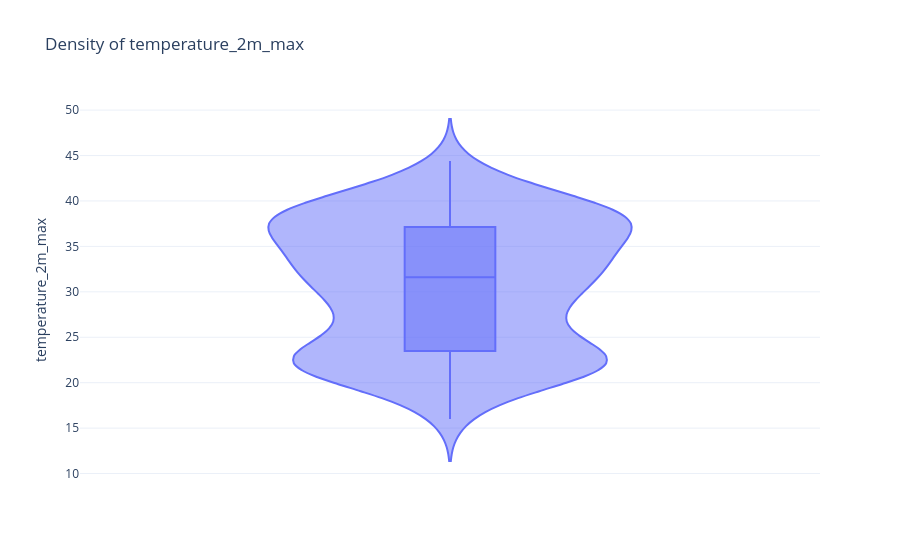
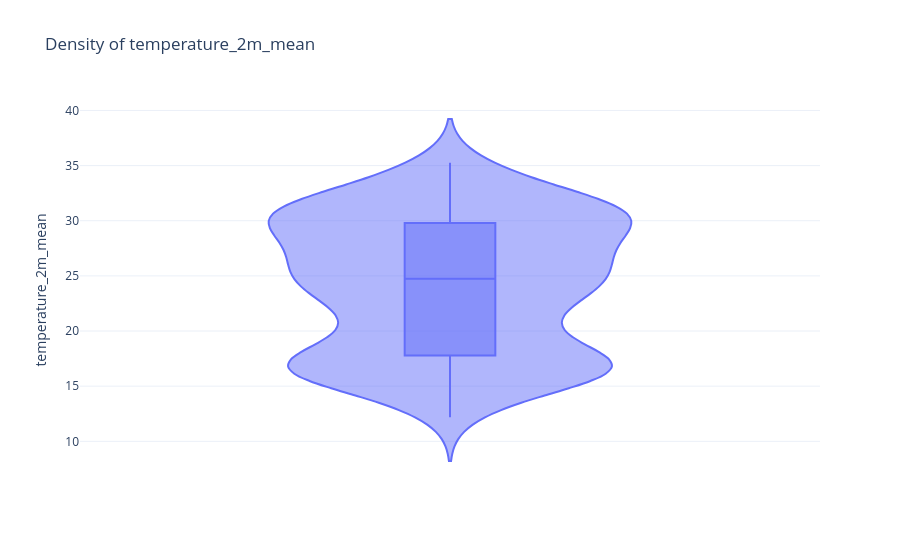
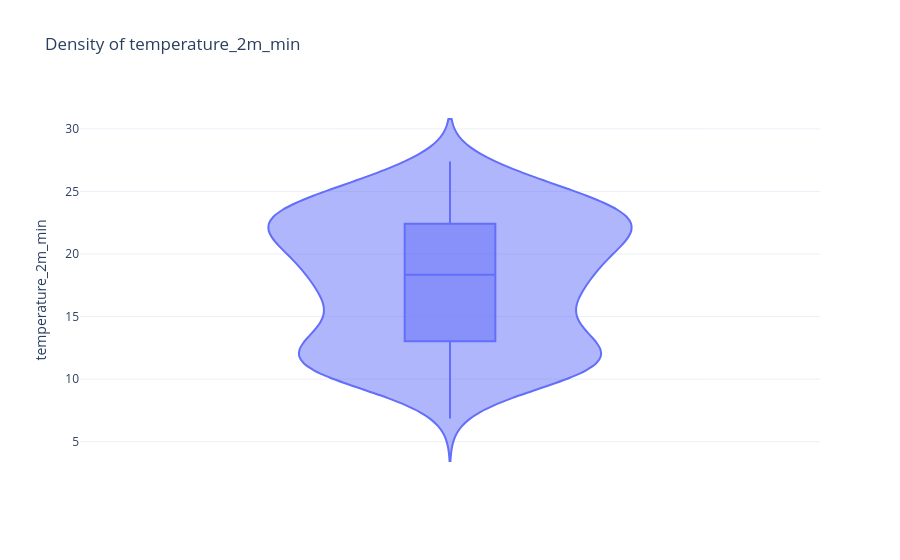
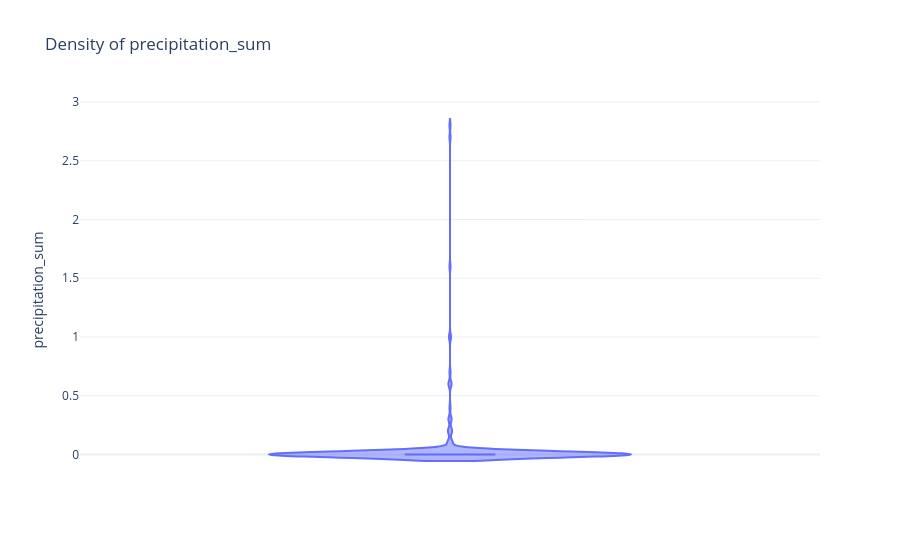

The notebook cell saved with these charts, in order:
### Markdown cell above
**Purpose:** Display the frequency distribution of all numeric meteorological variables to reveal their statistical shape, skewness, and the presence of multimodality.

**Interpretation:** The daily mean temperature histogram exhibits a **bimodal distribution** — a hallmark of locations with strong seasonal cycles. The two modes correspond to the winter cluster (~14–20°C, Jan–Mar) and the summer cluster (~30–36°C, Jun–Sep), with a transitional region in between representing spring and autumn. This bimodal shape confirms that the annual temperature cycle is well-captured in the data.

**Key Findings:**
- Temperature distribution is approximately bimodal with modes near 17°C and 32°C.
- Precipitation is highly right-skewed with the vast majority of daily values at 0 mm — consistent with Cairo's hyper-arid classification (mean annual rainfall < 25 mm).
- Relative humidity distribution is approximately symmetric around 48%, with slightly wider tails in winter months.
- Wind speed follows a near-normal distribution centred around 8–9 km/h with low dispersion.
- Pressure shows a near-Gaussian distribution around 1013–1015 hPa, reflecting typical mid-latitude anticyclonic dominance.

**Conclusion:** The distribution shapes are physically plausible and internally consistent with Cairo's desert climate. No evidence of data corruption or implausible values is observed in any variable's distribution.

### Code cell
for col in df_erd.select_dtypes(include=np.number).columns:

    fig = px.violin(
        df_erd,
        y=col,
        box=True,
        points=False,
        title=f"Density of {col}"
    )

    fig.update_layout(template="plotly_white")

    fig.show()

### Figure 1 — Plotly figure (JSON) as saved in the notebook; plotly's stock layout.template omitted (floating-point values rounded to 4 significant figures; data arrays with more than 128 entries replaced by an {"elided": "..."} marker saying what was removed)
{"data": [{"alignmentgroup": "True", "box": {"visible": true}, "hovertemplate": "temperature_2m_max=%{y}<extra></extra>", "legendgroup": "", "marker": {"color": "#636efa"}, "name": "", "offsetgroup": "", "orientation": "v", "points": false, "scalegroup": "True", "showlegend": false, "type": "violin", "x0": " ", "xaxis": "x", "y": {"elided": "365 float values"}, "y0": " ", "yaxis": "y"}], "layout": {"legend": {"tracegroupgap": 0}, "title": {"text": "Density of temperature_2m_max"}, "violinmode": "group", "xaxis": {"anchor": "y", "domain": [0, 1]}, "yaxis": {"anchor": "x", "domain": [0, 1], "title": {"text": "temperature_2m_max"}}}}

### Figure 2 — Plotly figure (JSON) as saved in the notebook; plotly's stock layout.template omitted (floating-point values rounded to 4 significant figures; data arrays with more than 128 entries replaced by an {"elided": "..."} marker saying what was removed)
{"data": [{"alignmentgroup": "True", "box": {"visible": true}, "hovertemplate": "temperature_2m_mean=%{y}<extra></extra>", "legendgroup": "", "marker": {"color": "#636efa"}, "name": "", "offsetgroup": "", "orientation": "v", "points": false, "scalegroup": "True", "showlegend": false, "type": "violin", "x0": " ", "xaxis": "x", "y": {"elided": "365 float values"}, "y0": " ", "yaxis": "y"}], "layout": {"legend": {"tracegroupgap": 0}, "title": {"text": "Density of temperature_2m_mean"}, "violinmode": "group", "xaxis": {"anchor": "y", "domain": [0, 1]}, "yaxis": {"anchor": "x", "domain": [0, 1], "title": {"text": "temperature_2m_mean"}}}}

### Figure 3 — Plotly figure (JSON) as saved in the notebook; plotly's stock layout.template omitted (floating-point values rounded to 4 significant figures; data arrays with more than 128 entries replaced by an {"elided": "..."} marker saying what was removed)
{"data": [{"alignmentgroup": "True", "box": {"visible": true}, "hovertemplate": "temperature_2m_min=%{y}<extra></extra>", "legendgroup": "", "marker": {"color": "#636efa"}, "name": "", "offsetgroup": "", "orientation": "v", "points": false, "scalegroup": "True", "showlegend": false, "type": "violin", "x0": " ", "xaxis": "x", "y": {"elided": "365 float values"}, "y0": " ", "yaxis": "y"}], "layout": {"legend": {"tracegroupgap": 0}, "title": {"text": "Density of temperature_2m_min"}, "violinmode": "group", "xaxis": {"anchor": "y", "domain": [0, 1]}, "yaxis": {"anchor": "x", "domain": [0, 1], "title": {"text": "temperature_2m_min"}}}}

### Figure 4 — Plotly figure (JSON) as saved in the notebook; plotly's stock layout.template omitted (floating-point values rounded to 4 significant figures; data arrays with more than 128 entries replaced by an {"elided": "..."} marker saying what was removed)
{"data": [{"alignmentgroup": "True", "box": {"visible": true}, "hovertemplate": "precipitation_sum=%{y}<extra></extra>", "legendgroup": "", "marker": {"color": "#636efa"}, "name": "", "offsetgroup": "", "orientation": "v", "points": false, "scalegroup": "True", "showlegend": false, "type": "violin", "x0": " ", "xaxis": "x", "y": {"elided": "365 float values"}, "y0": " ", "yaxis": "y"}], "layout": {"legend": {"tracegroupgap": 0}, "title": {"text": "Density of precipitation_sum"}, "violinmode": "group", "xaxis": {"anchor": "y", "domain": [0, 1]}, "yaxis": {"anchor": "x", "domain": [0, 1], "title": {"text": "precipitation_sum"}}}}
